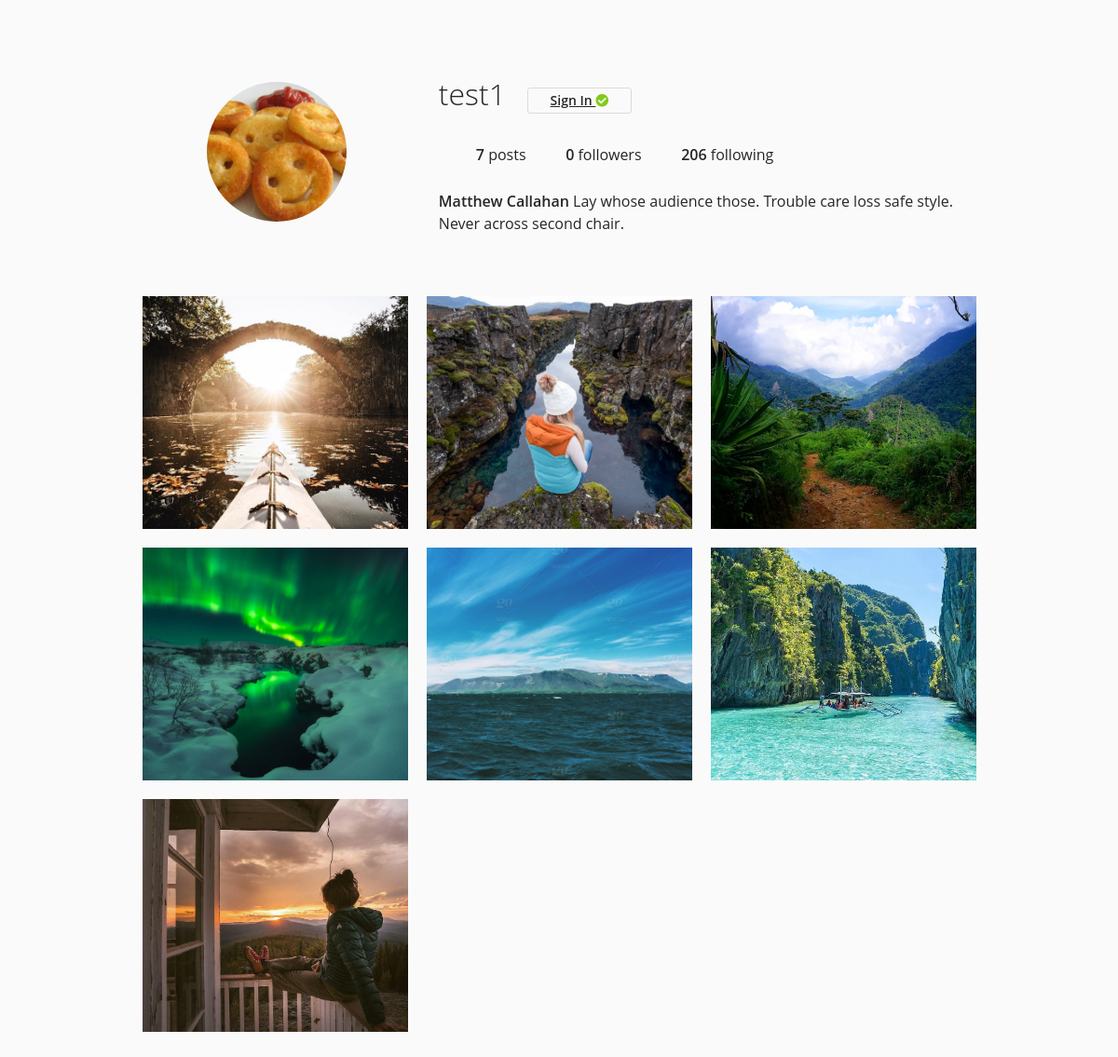
The app's page /test1 with its own data.
### src/models/User.py (models this page shows, shortened)
class User(db.Model, UserMixin):
    id = db.Column(db.Integer, primary_key=True)
    username = db.Column(db.String(), nullable=False, unique=True)
    email = db.Column(db.String(), nullable=False, unique=True)
    profile_picture = db.Column(db.String(), nullable=True, default='default_pic.jpg')
    bio = db.Column(db.String(400), nullable=True)
    f_name = db.Column(db.String(), nullable=False)
    l_name = db.Column(db.String(), nullable=False)
    password = db.Column(db.String(), nullable=False)
    admin = db.Column(db.Boolean, nullable=False, default=False)
    followed = db.relationship(
        'User', secondary=followers,
        primaryjoin=(followers.c.follower_id == id),
        secondaryjoin=(followers.c.followed_id == id),
        backref=db.backref('followers', lazy='dynamic'), lazy='dynamic'
    )
    posts = db.relationship("Posts", backref="user", lazy=True)
    comments = db.relationship("Comments", backref="comment_id", lazy=True)
    business = db.relationship("Business", backref="user", uselist=False, lazy=True)
    def followers_count(self):
        return self.followed.count()

### src/models/Posts.py (models this page shows, shortened)
class Posts(db.Model):
	id = db.Column(db.Integer, primary_key=True)
	filename = db.Column(db.String(), nullable=False)
	content = db.Column(db.String(), nullable=False)
	timestamp = db.Column(db.DateTime(), default=datetime.now)
	user_id = db.Column(db.Integer, db.ForeignKey("user.id"), nullable=False)
	comments = db.relationship(
		"Comments",
		backref="comment",
		cascade="all, delete, delete-orphan",
		lazy=True
	)
	likes = db.relationship(
		"Likes",
		backref='post',
		cascade="all, delete, delete-orphan",
		lazy=True
	)

### src/views/main.py (the view)
@main_view.route("/<string:username>", methods=["GET"])
def profile(username):
	user, posts = get_profile_svc(username)
	if not user or not posts:
		return abort(404)
	logged_user = False
	if current_user.is_authenticated:
		logged_user = True
	return render_template(
		'index.html',
		user=user,
		posts=posts,
		followers=user.followers_count(),
		logged_user=logged_user
	)

### src/services/helpers.py (called while the page is built)
def get_user_by_username(username):
	user = User.query.filter_by(username=username).first()
	return user

### src/services/profile_services.py (called while the page is built)
def get_profile_svc(username):
	user = get_user_by_username(username)
	if user is None:
		return False, False
	posts = Posts.query.filter_by(user_id=user.id).all()
	return user, posts

### src/templates/index.html (shortened to what this page needs)
{% extends "layout.html" %}
{% block content %}
<main>
    <div class="container">
		<div class="profile">
			<div class="profile-image">
				<img src="{{ url_for('static', filename='images/dummy/' + user.profile_picture) }}" alt="">
			</div>
			<div class="profile-user-settings">
				<h1 class="profile-user-name">{{ user.username }}</h1>
            {% if user.business.verified %}
                <a href="{{ url_for('profile_view.sign_in', username=user.username) }}" class="btn profile-edit-btn">Sign In <span class="fas fa-check-circle tick"></span></a>
            {% endif %}
			</div>
			<div class="profile-stats">
				<ul>
					<li><span class="profile-stat-count">{{ posts|length }}</span> posts</li>
					<li><span class="profile-stat-count">{{ followers }}</span> followers</li>
					<li><span class="profile-stat-count">206</span> following</li>
				</ul>
			</div>
			<div class="profile-bio">
				<p><span class="profile-real-name">{{ user.f_name }} {{ user.l_name }}</span>  {{ user.bio }}</p>
			</div>
		</div>
	</div>
	<div class="container">
		<div class="gallery">
        {% for post in posts %}
			<div class="gallery-item" tabindex="0">
				<img src="{{ url_for('static', filename='images/dummy/'+post.filename) }}" class="gallery-image" alt="">
			</div>
         {% endfor %}
		</div>
	</div>
</main>
{% endblock content %}

### src/static/css/main.css (style rules this page uses)
:root { font-size: 10px; }
*, *::before, *::after { box-sizing: border-box; }
body { font-family: "Open Sans", Arial, sans-serif; min-height: 100vh; background-color: #fafafa; color: #262626; padding-bottom: 3rem; }
img { display: block; }
.container { max-width: 93.5rem; margin: 0 auto; padding: 0 2rem; }
.btn { display: inline-block; font: inherit; background: none; border: none; color: inherit; padding: 0; cursor: pointer; }
.tick { color: #82c91e; }
.profile { padding: 5rem 0; }
.profile::after { content: ""; display: block; clear: both; }
.profile-image { float: left; width: calc(33.333% - 1rem); display: flex; justify-content: center; align-items: center; margin-right: 3rem; }
.profile-image img { border-radius: 50%; max-width: 150px; max-height: 150px; }
.profile-user-settings, .profile-stats, .profile-bio { float: left; width: calc(66.666% - 2rem); }
.profile-user-settings { margin-top: 1.1rem; }
.profile-user-name { display: inline-block; font-size: 3.2rem; font-weight: 300; }
.profile-edit-btn { font-size: 1.4rem; line-height: 1.8; border: 0.1rem solid #dbdbdb; border-radius: 0.3rem; padding: 0 2.4rem; margin-left: 2rem; }
.profile-stats { margin-top: 2.3rem; }
.profile-stats li { display: inline-block; font-size: 1.6rem; line-height: 1.5; margin-right: 4rem; cursor: pointer; }
.profile-stats li:last-of-type { margin-right: 0; }
.profile-bio { font-size: 1.6rem; font-weight: 400; line-height: 1.5; margin-top: 2.3rem; }
.profile-real-name, .profile-stat-count, .profile-edit-btn { font-weight: 600; }
.gallery { display: flex; flex-wrap: wrap; margin: -1rem -1rem; padding-bottom: 3rem; }
.gallery-item { position: relative; flex: 1 0 22rem; margin: 1rem; color: #fff; cursor: pointer; max-height: 250px; overflow: hidden; }
.gallery-image { width: 100%; height: 100%; object-fit: cover; }

### records on screen
User: profile_picture (placeholder picture), username "test1", f_name "Matthew", l_name "Callahan", bio "Lay whose audience those. Trouble care loss safe style. Never across second chair."
Posts: filename (picture)
Posts: filename (picture)
Posts: filename (picture)
Posts: filename (picture)
Posts: filename (picture)
Posts: filename (picture)
Posts: filename (picture)

### other values on screen
{{ posts|length }} "7"
{{ followers }} "0"
